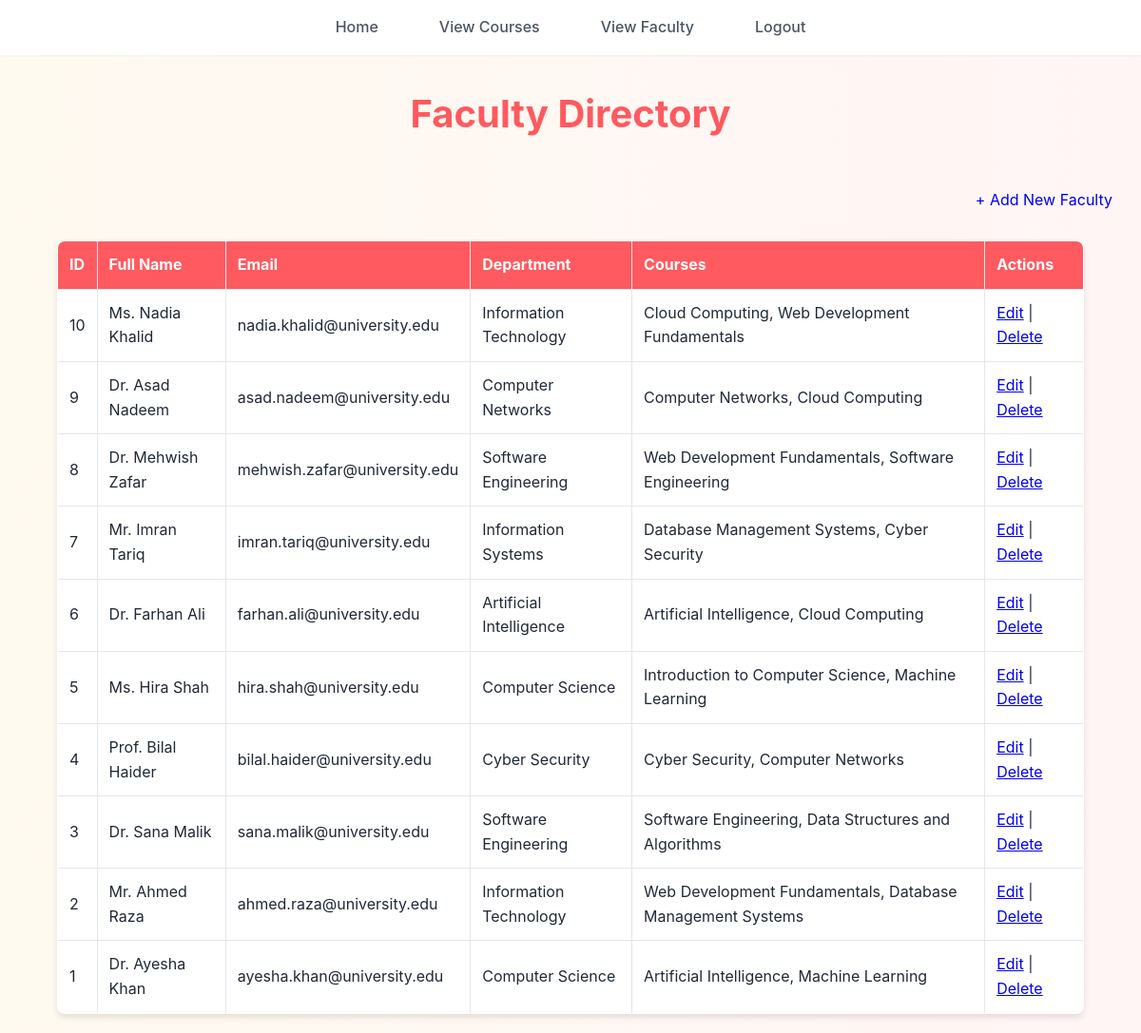
The page /admin/view_faculty.php (signed in) on the database its author committed.
### tables this page shows
CREATE TABLE `faculty` (
  `faculty_id` int(11) NOT NULL,
  `full_name` varchar(100) NOT NULL,
  `email` varchar(100) NOT NULL,
  `phone` varchar(20) DEFAULT NULL,
  `designation` varchar(100) DEFAULT NULL,
  `dept_name` varchar(255) DEFAULT NULL,
  `expertise` text DEFAULT NULL,
  `professional_interest` text DEFAULT NULL,
  `profile_image` varchar(255) DEFAULT NULL,
  `created_by` int(11) DEFAULT NULL,
  `created_at` datetime DEFAULT current_timestamp(),
  `updated_at` datetime DEFAULT current_timestamp() ON UPDATE current_timestamp()
);

### admin/view_faculty.php (the view, shortened to what this page needs)
<?php
include "config.php";
$query = "SELECT f.*, GROUP_CONCAT(c.course_name SEPARATOR ', ') AS courses
          FROM faculty f
          LEFT JOIN faculty_courses fc ON f.faculty_id = fc.faculty_id
          LEFT JOIN courses c ON fc.course_id = c.course_id
          GROUP BY f.faculty_id
          ORDER BY f.faculty_id DESC";
$result = $conn->query($query);
?>
<!DOCTYPE html>
<html lang="en">
<head>
    <link rel="stylesheet" href="../CSS/style.css">
</head>
<body>
    <?php include('navbar.php'); ?>
    <div class="container">
        <h1>Faculty Directory</h1>
        <a href="add_faculty.php" class="btn">+ Add New Faculty</a>
        <table border="1" cellpadding="10" cellspacing="0">
            <thead>
                <tr>
                    <th>ID</th>
                    <th>Full Name</th>
                    <th>Email</th>
                    <th>Department</th>
                    <th>Courses</th>
                    <th>Actions</th>
                </tr>
            </thead>
            <tbody>
                <?php if ($result->num_rows > 0): ?>
                    <?php while ($row = $result->fetch_assoc()): ?>
                        <tr>
                            <td><?php echo $row['faculty_id']; ?></td>
                            <td><?php echo htmlspecialchars($row['full_name']); ?></td>
                            <td><?php echo htmlspecialchars($row['email']); ?></td>
                            <td><?php echo htmlspecialchars($row['dept_name']); ?></td>
                            <td><?php echo htmlspecialchars($row['courses']); ?></td>
                            <td>
                                <a href="edit_faculty.php?edit=<?php echo $row['faculty_id']; ?>">Edit</a> |
                                <a href="javascript:void(0);" onclick="confirmDelete(<?php echo $row['faculty_id']; ?>)">Delete</a>
                            </td>
                        </tr>
                    <?php endwhile; ?>
                <?php else: ?>
                    <tr><td colspan="6">No faculty found.</td></tr>
                <?php endif; ?>
            </tbody>
        </table>
    </div>
</body>
</html>

### CSS/style.css (style rules this page uses)
:root { --primary-color: #ff5a5f; --primary-hover: #e14d52; --secondary-color: #ffcc00; --secondary-hover: #e6b800; --text-primary: #1f2937; --text-secondary: #4b5563; --bg-primary: #ffffff; --bg-secondary: #fdf2f2; --border-color: #e5e7eb; --shadow-sm: 0 1px 2px rgba(0, 0, 0, 0.05); --shadow-md: 0 4px 6px rgba(0, 0, 0, 0.1); --shadow-lg: 0 10px 15px rgba(0, 0, 0, 0.15); }
* { margin: 0; padding: 0; box-sizing: border-box; }
body { font-family: 'Inter', sans-serif; background: linear-gradient(to right, #fffaf0, #fff5f5); color: var(--text-primary); line-height: 1.6; }
h1, h2, h3, h4, h5, h6 { margin-top: 30px; font-weight: 700; text-align: center; margin-bottom: 1rem; color: var(--primary-color); }
h1 { font-size: 2.5rem; }
table { width: 90%; margin: 20px auto; border-collapse: collapse; background: var(--bg-primary); box-shadow: var(--shadow-md); border-radius: 8px; overflow: hidden; }
th, td { padding: 12px; border: 1px solid var(--border-color); text-align: left; }
th { background: var(--primary-color); color: white; }

### admin/view_faculty.php (style rules this page uses)
.btn { margin: 30px; text-decoration: none; float: right; }

### rows shown on the page
faculty: faculty_id "10", full_name "Ms. Nadia Khalid", email "nadia.khalid@university.edu", dept_name "Information Technology", courses "Cloud Computing, Web Development Fundamentals"
faculty: faculty_id "9", full_name "Dr. Asad Nadeem", email "asad.nadeem@university.edu", dept_name "Computer Networks", courses "Computer Networks, Cloud Computing"
faculty: faculty_id "8", full_name "Dr. Mehwish Zafar", email "mehwish.zafar@university.edu", dept_name "Software Engineering", courses "Web Development Fundamentals, Software Engineering"
faculty: faculty_id "7", full_name "Mr. Imran Tariq", email "imran.tariq@university.edu", dept_name "Information Systems", courses "Database Management Systems, Cyber Security"
faculty: faculty_id "6", full_name "Dr. Farhan Ali", email "farhan.ali@university.edu", dept_name "Artificial Intelligence", courses "Artificial Intelligence, Cloud Computing"
faculty: faculty_id "5", full_name "Ms. Hira Shah", email "hira.shah@university.edu", dept_name "Computer Science", courses "Introduction to Computer Science, Machine Learning"
faculty: faculty_id "4", full_name "Prof. Bilal Haider", email "bilal.haider@university.edu", dept_name "Cyber Security", courses "Cyber Security, Computer Networks"
faculty: faculty_id "3", full_name "Dr. Sana Malik", email "sana.malik@university.edu", dept_name "Software Engineering", courses "Software Engineering, Data Structures and Algorithms"
faculty: faculty_id "2", full_name "Mr. Ahmed Raza", email "ahmed.raza@university.edu", dept_name "Information Technology", courses "Web Development Fundamentals, Database Management Systems"
faculty: faculty_id "1", full_name "Dr. Ayesha Khan", email "ayesha.khan@university.edu", dept_name "Computer Science", courses "Artificial Intelligence, Machine Learning"
